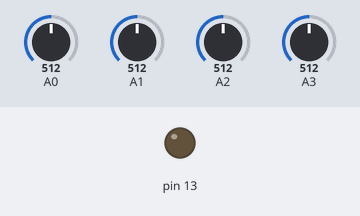
A sketch run on a simulated Arduino Uno, built with avr-gcc and run on an emulated ATmega328P. On the bench: output pins drawn as LEDs (lit = HIGH). Inputs (shaded band) come from the test bench; at power-on: A0 = 512, A1 = 512, A2 = 512, A3 = 512. What the sketch prints to the serial monitor is not drawn.

Above: at 1.2 s.
1.3 s: A0 set to 992
Timing chart, 0 to 4.3 s (numbered marks = the images above; inputs shaded):
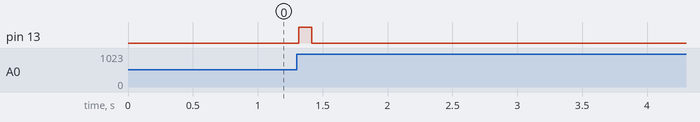

The sketch:

TV_Blast_ADC_NEiRO_1.2.ino
```cpp
#include "MsTimer2.h"

#define move_tresh 100        // гистерезис диффиринциала
#define brig_tresh 100        // гистерезис яркости

int   count;
int   data[4];                // данные АЦП
int   diff[4];                // величина изменения данных по каналам
int   move_nero_out;          // оценочный выход из нейросети "движение"
bool  move_nero_tre;          // логический выход из нейросети "движение"
int   i;                      // для циклов

//////////////////////////////////////  ИНИЦИАЛИЗАЦИЯ  /////////////////////////////////////////////////
void setup() {
  Serial.begin(9600);
  MsTimer2::set(1000, flash);         // 1000 ms  = 1 s
  // MsTimer2::start();               // Старт таймера
  pinMode(13, OUTPUT);
  digitalWrite(13, LOW);
}
//////////////////////////////////////  ОСНОВНОЙ ЦИКЛ  /////////////////////////////////////////////////
void loop()
{
  ADcacher();               // Считываем значения АЦП
  DataDiff_Save();          // Сохраняем первую выборку
  delay(100);
  ADcacher();               // Считываем значения АЦП
  DataDiff_Calck();         // Вычесляем диффиренциал
  MoveNero();               // Оцениваем степерь "Движения"

  DataSend();               // Шлем данные на комп

  digitalWrite(13, LOW);
  if(move_nero_out>move_tresh)digitalWrite(13, HIGH);
}
//////////////////////////////////////  КОРРЕКТИРОВКА ДАННЫХ АЦП  //////////////////////////////////////
void cut()
{
  for(i=1; i<=4; i++)
  {
    if (data[i] == 255){ data[i] = 254; }
  }
}
//////////////////////////////////////  ЗАБИРАЕМ ДАННЫЕ ИЗ АЦП  ////////////////////////////////////////
void ADcacher()
{
  data[1] = analogRead(A0)>>2;
  data[2] = analogRead(A1)>>2;
  data[3] = analogRead(A2)>>2;
  data[4] = analogRead(A3)>>2;
  cut();
}
//////////////////////////////////////  ОТПРАВКА ДАННЫХ НА КОМП  ///////////////////////////////////////
void DataSend()
{
  Serial.print("####################");
  Serial.print('\n');
  Serial.print(move_nero_out);
  Serial.print('\n');
/*
  for(i=1; i<=4; i++)               // выводим дифиринциалы
  {
    Serial.print('\n');
    Serial.print(diff[i]);
  }
  Serial.print('\n');
*/
}
//////////////////////////////////////  СОХРАНИЕНИЕ ПЕРВОЙ ВЫБОРКИ  /////////////////////////////////////
void DataDiff_Save()
{
  for(i=1; i<=4; i++)
  {
    diff[i]=data[i];
  }
}
////////////////////////////////////// ВЫЧЕСЛЕНИЕ ДИФФИРИНЦИАЛА  ////////////////////////////////////////
void DataDiff_Calck()
{
  for(i=1; i<=4; i++)
  {
    if(diff[i]>data[i])
    {
      diff[i] = diff[i]-data[i];
    }else{
      diff[i] = data[i]-diff[i];
    }
  }
}
////////////////////////////////////// НЕЙРОСЕТЬ "ДВИЖЕНИЕ"  ///////////////////////////////////////////
void MoveNero()
{
  move_nero_out=0;               // Чистим выход
  for(i=1; i<=4; i++)            // Складываем диффиринциалы
  {
    move_nero_out+=diff[i];
  }
}
////////////////////////////////////// ВЫЗЫВАЕТСЯ РАЗ В СЕКУНДУ  ///////////////////////////////////////
void flash(void)
{
  // пока хз зачем (О_о)
}
//////////////////////////////////////
```

Measured:
- after the input at 1.3 s, pin 13: LOW → HIGH at once, → LOW 0.10 s later
